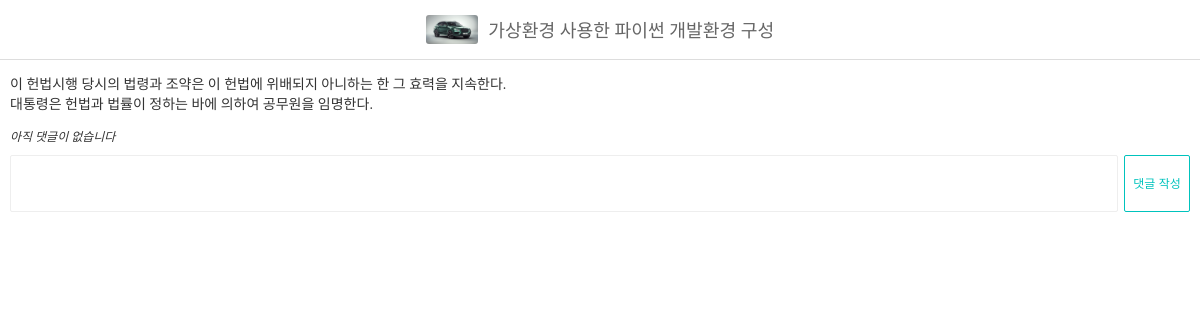
Page /posts/2/ on the committed database.
### blog/models.py (models this page shows, shortened)
class Post(models.Model):
    title = models.CharField("포스트 제목", max_length = 100)
    content = models.TextField("포스트 내용")
    thumbnail = models.ImageField("썸네일 이미지", upload_to="post", blank = True)

### blog/views.py (the view, shortened to what this page needs)
# urls.py: path("posts/<int:post_id>/",views.post_detail),
def post_detail(request, post_id):
    post = Post.objects.get(id = post_id)
    context = {
        "post" : post,
    }
    return render(request, "post_detail.html", context)

### blog/templates/post_detail.html (shortened to what this page needs)
{% load static %}
<!DOCTYPE html>
<html lang = "ko">
    <head>
        <link rel = "stylesheet" href="{% static 'css/style.css' %}"
    </head>
    <body>
        <div id="navbar">
            {% if post.thumbnail %}
                <img src="{{post.thumbnail.url}}">
            {% endif %}
            <span>{{ post.title }}</span>
        </div>
        <div id = "post-detail">
           <p>{{ post.content|linebreaksbr }}</p>
           <ul class="comments">
                {%for comment in post.comment_set.all%}
                <li class="comment">{{comment.content}}</li>
                {%empty%}
                <li class="comment-empty">아직 댓글이 없습니다</li>
                {%endfor%}
           </ul>
           <form method="POST">
            <textarea name="comment"></textarea>
            <button type="submit" class="btn btn-primary">댓글 작성</button>
            </form>
        </div>
    </body>
</html>

### static/css/style.css (style rules this page uses)
ul, ol { list-style: none; padding: 0; margin: 0; }
html { margin: 0; font-family: "Noto Sans KR", serif; font-weight: 300; font-size: 14px; color: #333; height: 100%; }
body { margin: 0; height: 100%; }
#navbar { position: fixed; top: 0; width: 100%; z-index: 999; display: flex; flex-direction: row; flex-wrap: nowrap; justify-content: center; align-items: center; background-color: rgba(255, 255, 255, 0.9); color: #666; font-size: 1.3rem; height: 59px; border-bottom: 1px solid #ddd; }
#navbar > span { margin-top: -2px; }
#navbar img { height: 29.5px; border-radius: 3px; margin-right: 10px; }
.btn { width: 66px; height: 30px; line-height: 25px; background-color: #fff; border-radius: 15px; transition-duration: 0.3s; transition-timing-function: ease; font-size: 12px; cursor: pointer; text-align: center; }
.btn-primary { border: 1px solid #00c3bd; color: #00c3bd; }
ul.comments { font-size: 12px; }
ul.comments > li.comment-empty { font-style: italic; }
#post-detail { padding: 59px 10px; }
#post-detail > form { width: 100%; margin-top: 10px; display: flex; }
#post-detail > form > textarea { border: 1px solid #eee; padding: 10px; box-sizing: border-box; resize: none; border-radius: 2px; flex-grow: 1; margin-right: 6px; }
#post-detail > form > button { height: 57px; line-height: 50px; border-radius: 2px; }

### rows in the picture
Post: thumbnail (picture), title "가상환경 사용한 파이썬 개발환경 구성", content "이 헌법시행 당시의 법령과 조약은 이 헌법에 위배되지 아니하는 한 그 효력을 지속한다. 대통령은 헌법과 법률이 정하는 바에 의하여 공무원을 임명한다."
